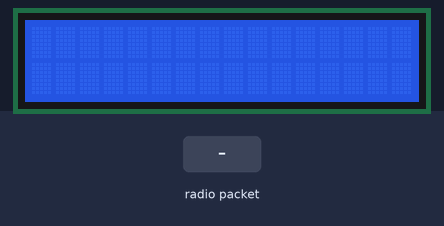
Simulated run of this sketch. Board: ESP8266 (NodeMCU). On the bench: 16×2 character LCD. The test bench sets the inputs (shaded band). What the sketch prints to the serial monitor is not drawn.

Above: at 1.2 s.
1.3 s: radio packet "1" arrives
At 1.8 s:
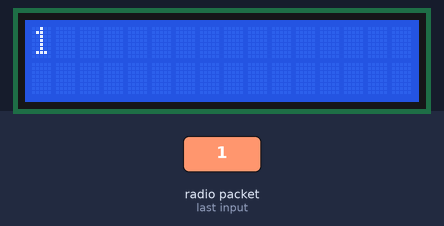
2.8 s: radio packet "0" arrives
At 4.0 s:
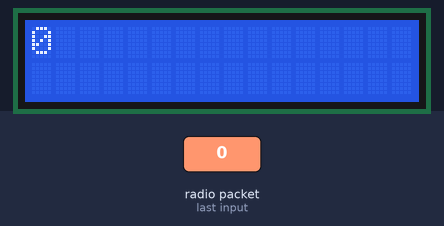
4.3 s: radio packet "2" arrives
At 5.3 s:
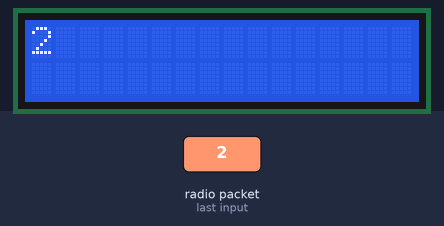
Timing chart, 0 to 7.3 s (numbered marks = the images above; inputs shaded):
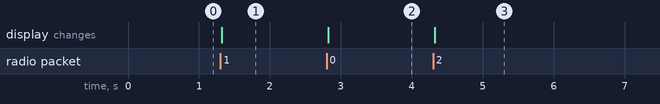

The sketch:

receiver_real_wala.ino
```cpp
// this is the code for Master

#include <ESP8266WiFi.h>
#include <espnow.h>
#include <Wire.h>
#include <LiquidCrystal_PCF8574.h>

// Initialize the LCD using I2C address (commonly 0x27 or 0x3F)
LiquidCrystal_PCF8574 lcd(0x27);

String receivedData = "";

// Callback function when data is received
void OnDataRecv(uint8_t *mac, uint8_t *incomingData, uint8_t len) {
  char incomingString[32];   // Buffer to store the incoming data
  memcpy(incomingString, incomingData, len);  // Copy received data to a char array
  incomingString[len] = '\0';  // Null-terminate the string

  // Convert to String and print it
  receivedData = String(incomingString);
  Serial.print("Received: ");
  Serial.println(receivedData);

  // Update the LCD with the received data
  displayDataOnLCD(receivedData);
}

// Function to display data on a 16x2 LCD
void displayDataOnLCD(String data) {
  lcd.clear();  // Clear the display

  // If the string is longer than 16 characters, split it into two lines
  String line1 = data.substring(0, 16);  // Get the first 16 characters
  String line2 = data.length() > 16 ? data.substring(16, 32) : "";  // Get the next 16 characters, if any

  lcd.setCursor(0, 0);  // Set cursor to the first line
  lcd.print(line1);     // Print the first part of the string

  lcd.setCursor(0, 1);  // Set cursor to the second line
  lcd.print(line2);     // Print the second part (if exists)
}

void setup() {
  Serial.begin(115200); // Start Serial Monitor for debugging

  // Initialize the LCD
  lcd.begin(16, 2);   // Initialize 16x2 LCD
  lcd.setBacklight(255);  // Turn on the LCD backlight


  // Set WiFi mode to station (to use ESP-NOW)
  WiFi.mode(WIFI_STA);

  // Initialize ESP-NOW
  if (esp_now_init() != 0) {
    Serial.println("Error initializing ESP-NOW");
    return;
  }

  // Register the receive callback
  esp_now_set_self_role(ESP_NOW_ROLE_SLAVE);
  esp_now_register_recv_cb(OnDataRecv);

  Serial.println("Slave ready to receive data");
}

void loop() {
  // No need for code in the loop; data is received via the callback
}
```

Measured:
- after the input at 1.3 s, the display: changes at once (image 1)
- after the input at 2.8 s, the display: changes at once (image 2)
- after the input at 4.3 s, the display: changes at once (image 3)
